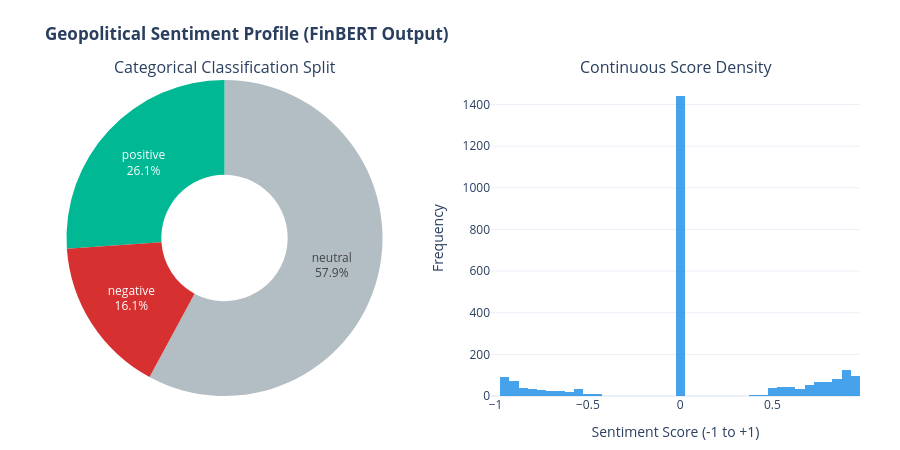

Notebook source saved alongside this figure:
### Markdown cell above
### 9.2 Sentiment Distribution Analysis

**Objective:** Visually validate the output of the FinBERT model before feature engineering. 

If the geopolitical news feed is heavily skewed (e.g., 99% neutral), the resulting predictive signal will lack the variance required for machine learning. This visual check ensures the model successfully differentiated positive from negative geopolitical shocks. We employ a dual-axis approach:
1. **Categorical Distribution:** A macro view of the classification balance (Positive vs. Negative vs. Neutral).
2. **Continuous Score Distribution:** The density of the confidence-weighted sentiment scores, which will ultimately form our quantitative signal.

### Code cell
# ==============================================================================
# Exploratory Data Analysis: Sentiment Distribution
# ==============================================================================
from plotly.subplots import make_subplots
import plotly.graph_objects as go

# 1. Prepare Categorical Data
label_counts = gdelt_news_df['Sentiment_Label'].value_counts().reset_index()
label_counts.columns = ['Sentiment', 'Count']

# Define a consistent financial color scheme
color_map = {'negative': '#d63031', 'neutral': '#b2bec3', 'positive': '#00b894'}
colors = [color_map.get(label, '#000000') for label in label_counts['Sentiment']]

# 2. Create Subplots (1 Row, 2 Columns)
fig = make_subplots(
    rows=1, cols=2, 
    specs=[[{"type": "domain"}, {"type": "xy"}]],
    subplot_titles=("Categorical Classification Split", "Continuous Score Density")
)

# Add Donut Chart (Left)
fig.add_trace(
    go.Pie(labels=label_counts['Sentiment'], values=label_counts['Count'], 
           hole=0.4, marker_colors=colors, textinfo='label+percent',
           hovertemplate="<b>%{label}</b><br>Count: %{value}<extra></extra>"),
    row=1, col=1
)

# Add Histogram (Right)
fig.add_trace(
    go.Histogram(x=gdelt_news_df['Sentiment_Score'], nbinsx=50, 
                 marker_color='#0984e3', opacity=0.75,
                 hovertemplate="Score: %{x}<br>Frequency: %{y}<extra></extra>"),
    row=1, col=2
)

# Format the layout
fig.update_layout(
    title_text='<b>Geopolitical Sentiment Profile (FinBERT Output)</b>',
    template='plotly_white',
    showlegend=False,
    margin=dict(l=40, r=40, t=80, b=40),
    height=450
)

fig.update_xaxes(title_text="Sentiment Score (-1 to +1)", row=1, col=2)
fig.update_yaxes(title_text="Frequency", row=1, col=2)

fig.show()

### Figure 1 — Plotly figure (JSON) as saved in the notebook; plotly's stock layout.template omitted (floating-point values rounded to 4 significant figures; data arrays with more than 128 entries replaced by an {"elided": "..."} marker saying what was removed)
{"data": [{"domain": {"x": [0, 0.45], "y": [0, 1]}, "hole": 0.4, "hovertemplate": "<b>%{label}</b><br>Count: %{value}<extra></extra>", "labels": ["neutral", "positive", "negative"], "marker": {"colors": ["#b2bec3", "#00b894", "#d63031"]}, "textinfo": "label+percent", "type": "pie", "values": [1442, 650, 400]}, {"hovertemplate": "Score: %{x}<br>Frequency: %{y}<extra></extra>", "marker": {"color": "#0984e3"}, "nbinsx": 50, "opacity": 0.75, "type": "histogram", "x": {"elided": "2492 float values"}, "xaxis": "x", "yaxis": "y"}], "layout": {"annotations": [{"font": {"size": 16}, "showarrow": false, "text": "Categorical Classification Split", "x": 0.225, "xanchor": "center", "xref": "paper", "y": 1, "yanchor": "bottom", "yref": "paper"}, {"font": {"size": 16}, "showarrow": false, "text": "Continuous Score Density", "x": 0.775, "xanchor": "center", "xref": "paper", "y": 1, "yanchor": "bottom", "yref": "paper"}], "height": 450, "margin": {"b": 40, "l": 40, "r": 40, "t": 80}, "showlegend": false, "title": {"text": "<b>Geopolitical Sentiment Profile (FinBERT Output)</b>"}, "xaxis": {"anchor": "y", "domain": [0.55, 1], "title": {"text": "Sentiment Score (-1 to +1)"}}, "yaxis": {"anchor": "x", "domain": [0, 1], "title": {"text": "Frequency"}}}}
